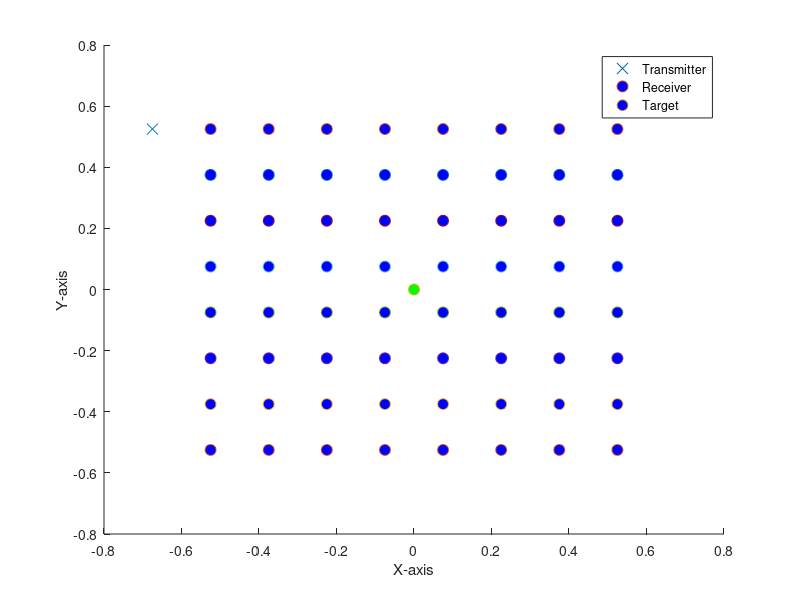
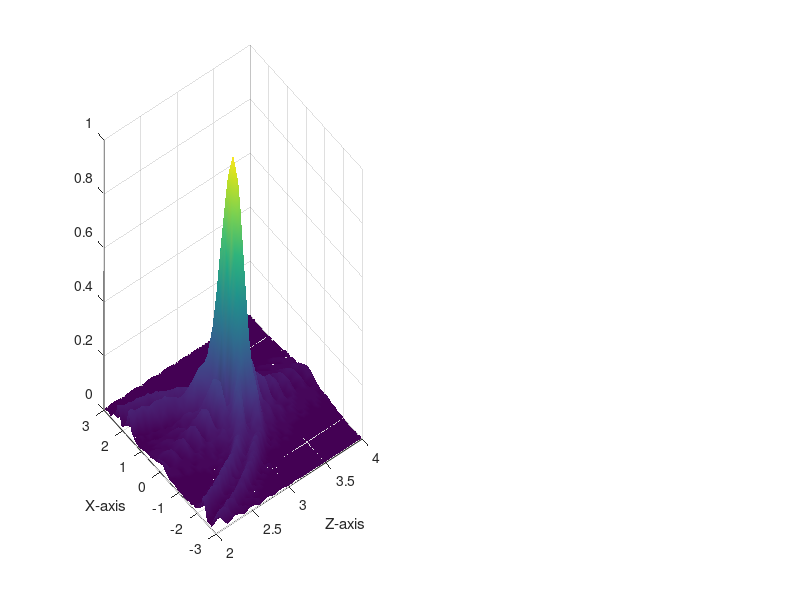

These charts were generated, in order, by the following MATLAB code: (Note: this script raises an error after producing the figures.)
clear;
close all;
clc; 

f = waitbar(0,'Please wait...');

% Start the timer
tic;

%% Defining all the parameters
z_coord = 0;
%Structure of T or a square
T = 0; % 1 if yes
%Numbers of antennas
N_Rx = 8; %Receiver on x-axis
N_Ry = 8; %Receiver on y-axis
N_Tx = 1;
N_Ty = 1;

Total_T = N_Ty*N_Tx;
Total_R = N_Ry*N_Rx;

%Frequency & Spacing
Nf = 101;  %always odd(impair)
c = 3e8;
f_min = 0.5e9;
f_max = 1.5e9;
bande_f = linspace(f_min,f_max,Nf); %If more than 1 frequency
fc = 1e9; %(f_max+f_min)/2;
lc = c/fc;
shannon = lc/2;
k  = 2*pi/lc;

%Length of the line
% Lx = shannon*N_Rx
Lx = 1.5;
Ly = 1;
space_Rx = Lx/N_Rx;
space_Ry = Ly/N_Ry;

%Finding the place of the receiving antennas centered on 0
minRx = (-1)*((N_Rx-1)*shannon)/2;
maxRx = ((N_Rx-1)*shannon)/2;
minRy = (-1)*((N_Ry-1)*shannon)/2;
maxRy = ((N_Ry-1)*shannon)/2;

%Finding the place of the transmitting antennas centered on 0
minTx = -1*(shannon*(N_Tx-1)*N_Rx)/2;
maxTx = (shannon*(N_Tx-1)*N_Rx)/2;
minTy = (-1)*((N_Ty-1)*shannon)/2;
maxTy = ((N_Ty-1)*shannon)/2;

%%%%%%%%%%%%%%%%%%%%%%%%%%%%%%%%%%%%%%%%%%%%%%%%%%%%%%%%%%%%%%%%%%%%%%%%%%%

%% Creating a coordinate for the receiving antennas
X_R = zeros(N_Rx,N_Ry,3);
if N_Ry == 1
    yR_coord = 0;
    for i = 1:N_Ry
        X_R(:,i,1) = linspace(minRx, maxRx,N_Rx); 
        X_R(:,i,2) = yR_coord; 
        X_R(:,i,3) = z_coord;
    end
else
    yR_coord = linspace(minRy,maxRy,N_Ry);
    for i = 1:N_Ry
        %X_R(:,i,1) = 0.3; 
        X_R(:,i,1) = linspace(minRx, maxRx,N_Rx); 
        X_R(:,i,2) = yR_coord(i); 
        X_R(:,i,3) = z_coord;
    end
end

%%%%%%%%%%%%%%%%%%%%%%%%%%%%%%%%%%%%%%%%%%%%%%%%%%%%%%%%%%%%%%%%%%%%%%%%%%%
%% Creating a coordinate for the transmitting antennas
X_T = zeros(N_Tx,N_Ty,3);

% If want to choose the placement of the transmittter
% X_T(1,:) = [0,0,0];
% X_T(2,:) = [0,0,0];

% If want to create a well coordinated transmittter 
% The transmitters are place at the end of the line for even number
% They are always centered on zero for odd number of transmitter
if N_Ty == 1
    yT_coord = 0;
    for i = 1:N_Ty
        X_T(:,i,1) = linspace(minTx, maxTx,N_Tx); 
        %X_T(:,i,1) = 0.3;
        X_T(:,i,2) = yT_coord; 
        X_T(:,i,3) = z_coord;
    end
else
    yT_coord = linspace(minTy,maxTy,N_Ty);
    for i = 1:N_Ty
        X_T(:,i,1) = linspace(minTx, maxTx,N_Tx); 
        X_T(:,i,2) = yT_coord(i); 
        X_T(:,i,3) = z_coord;
    end
end

X_T(1,1,1) = -0.675;
X_T(1,1,2) = 0.525;
X_T(1,1,3) = 0;

%%%%%%%%%%%%%%%%%%%%%%%%%%%%%%%%%%%%%%%%%%%%%%%%%%%%%%%%%%%%%%%%%%%%%%%%%%%
%% T shaped structure of receiving antennas

if T==1
    j=0;
    n = round(N_Rx/2);
    temp = X_R(:,:,:);
    X_R = X_R(n,:,:);
    for g=1:N_Rx
        X_R(2,g-j,:) = temp(g,n,:);
    end
    Total_R = n^2+1;
end

%%%%%%%%%%%%%%%%%%%%%%%%%%%%%%%%%%%%%%%%%%%%%%%%%%%%%%%%%%%%%%%%%%%%%%%%%%%
%% Placing a Target into the surface z = zc

N_cible = 1; %Number of target
%List of target(s) with its coordinates
X_C(1,1,:) = [0,0,3]; 
%X_C(2,1,:) = [1,0,5];
x_cible = X_C(1,1,1);
y_cible = X_C(1,1,2);
z_cible = X_C(1,1,3);

%%%%%%%%%%%%%%%%%%%%%%%%%%%%%%%%%%%%%%%%%%%%%%%%%%%%%%%%%%%%%%%%%%%%%%%%%%%
waitbar(.2,f,'Loading your data');
%% Distances for each Receiver with target
nR = size(X_R);
distancesList_R = zeros(nR(1),nR(2),N_cible);
for h = 1:N_cible
    for i = 1:nR(2)
        for j = 1:nR(1)
            distancesList_R(j,i,h) = sqrt((X_R(j,i,1) - X_C(h,1)).^2 + (X_R(j,i,2) - X_C(h,2)).^2 + (X_R(j,i,3) - X_C(h,3)).^2);
        end
    end
end
distancesList_R = reshape(distancesList_R,[Total_R,N_cible]);
% distances for each Receiver with target
nT = size(X_T);
distancesList_T = zeros(nT(1),nT(2),N_cible); % based on the number of transmitter on X and Y and number of targets
for h = 1:N_cible
    for i = 1:nT(2)
        for j = 1:nT(1)
            distancesList_T(j,i,h) = sqrt((X_T(j,i,1) - X_C(h,1)).^2 + (X_T(j,i,2) - X_C(h,2)).^2 + (X_T(j,i,3) - X_C(h,3)).^2);
        end
    end
end
distancesList_T = reshape(distancesList_T,[Total_T,N_cible]);
%%%%%%%%%%%%%%%%%%%%%%%%%%%%%%%%%%%%%%%%%%%%%%%%%%%%%%%%%%%%%%%%%%%%%%%%%%%

%% Paramaters for the voxels

% L_XVoxels = 6;
XVoxels_min = -3;
XVoxels_max = 3;
N_XVoxels = 51;

% L_ZVoxels = 6;
ZVoxels_min = 2;
ZVoxels_max = 4;
N_ZVoxels = 51; 

YVoxels_min =  -3;
YVoxels_max = 3;
N_YVoxels = 51; 

XV = linspace(XVoxels_min, XVoxels_max,N_XVoxels);
ZV = linspace(ZVoxels_min, ZVoxels_max,N_ZVoxels);
YV = linspace(YVoxels_min, YVoxels_max,N_YVoxels);

%% Voxels for X-Z plane with Y cte
Voxels1 = zeros(N_XVoxels,N_ZVoxels,3);

yVoxels_coord = 0;
for i=1:N_XVoxels
    for j=1:N_ZVoxels
        Voxels1(i,j,1) = XV(i);
        Voxels1(i,j,2) = yVoxels_coord;
        Voxels1(i,j,3) = ZV(j);
    end
end

%%%%%%%%%%%%%%%%%%%%%%%%%%%%%%%%%%%%%%%%%%%%%%%%%%%%%%%%%%%%%%%%%%%%%%%%%%%
%% Voxels for X-Y plane with Z cte

Voxels2 = zeros(N_XVoxels,N_YVoxels,3);

zVoxels_coord = 3;
for i=1:N_XVoxels
    for j=1:N_YVoxels
        Voxels2(i,j,1) = XV(i);
        Voxels2(i,j,2) = YV(j);
        Voxels2(i,j,3) = zVoxels_coord;
    end
end
%%%%%%%%%%%%%%%%%%%%%%%%%%%%%%%%%%%%%%%%%%%%%%%%%%%%%%%%%%%%%%%%%%%%%%%%%%%
%% Voxels for Y-Z plane with X cte

Voxels3 = zeros(N_YVoxels,N_ZVoxels,3);

xVoxels_coord = 0;
for i=1:N_YVoxels
    for j=1:N_ZVoxels
        Voxels3(i,j,1) = xVoxels_coord;
        Voxels3(i,j,2) = YV(i);
        Voxels3(i,j,3) = ZV(j);
    end
end
%%%%%%%%%%%%%%%%%%%%%%%%%%%%%%%%%%%%%%%%%%%%%%%%%%%%%%%%%%%%%%%%%%%%%%%%%%%
%% Distance between Transmitter and Voxels Ycte

nTV = size(X_T);
distancesList_TV1 = zeros(N_XVoxels,N_ZVoxels,nTV(1),nTV(2));
for h = 1:N_XVoxels
    for i = 1:N_ZVoxels 
        for j = 1:nTV(1) 
            for k=1:nTV(2)
            distancesList_TV1(h,i,j,k) = sqrt((X_T(j,k,1) - Voxels1(h,i,1)).^2 + (X_T(j,k,2) - Voxels1(h,i,2)).^2 + (X_T(j,k,3) - Voxels1(h,i,3)).^2);
            end
        end
    end
end

distancesList_TV1 = reshape(distancesList_TV1,[N_XVoxels,N_ZVoxels,Total_T]);

waitbar(.4,f,'Loading your data');
%% Distance between Receiver and Voxels Zcte
nRV = size(X_R);
distancesList_RV1 = zeros(N_XVoxels,N_ZVoxels,nRV(1),nRV(2));
for h = 1:N_XVoxels
    for i = 1:N_ZVoxels 
        for j = 1:nRV(1) 
            for k=1:nRV(2)
            distancesList_RV1(h,i,j,k) = sqrt((X_R(j,k,1) - Voxels1(h,i,1)).^2 + (X_R(j,k,2) - Voxels1(h,i,2)).^2 + (X_R(j,k,3) - Voxels1(h,i,3)).^2);
            end
        end
    end
end

distancesList_RV1 = reshape(distancesList_RV1,[N_XVoxels,N_ZVoxels,Total_R]);
%%%%%%%%%%%%%%%%%%%%%%%%%%%%%%%%%%%%%%%%%%%%%%%%%%%%%%%%%%%%%%%%%%%%%%%%%%%
%% Distance between Transmitter and Voxels Zcte

nTV = size(X_T);
distancesList_TV2 = zeros(N_XVoxels,N_YVoxels,nTV(1),nTV(2));
for h = 1:N_XVoxels
    for i = 1:N_YVoxels 
        for j = 1:nTV(1) 
            for k=1:nTV(2)
            distancesList_TV2(h,i,j,k) = sqrt((X_T(j,k,1) - Voxels2(h,i,1)).^2 + (X_T(j,k,2) - Voxels2(h,i,2)).^2 + (X_T(j,k,3) - Voxels2(h,i,3)).^2);
            end
        end
    end
end

distancesList_TV2 = reshape(distancesList_TV2,[N_XVoxels,N_YVoxels,Total_T]);

%% Distance between Receiver and Voxels
nRV = size(X_R);
distancesList_RV2 = zeros(N_XVoxels,N_YVoxels,nRV(1),nRV(2));
for h = 1:N_XVoxels
    for i = 1:N_YVoxels 
        for j = 1:nRV(1) 
            for k=1:nRV(2)
            distancesList_RV2(h,i,j,k) = sqrt((X_R(j,k,1) - Voxels2(h,i,1)).^2 + (X_R(j,k,2) - Voxels2(h,i,2)).^2 + (X_R(j,k,3) - Voxels2(h,i,3)).^2);
            end
        end
    end
end

distancesList_RV2 = reshape(distancesList_RV2,[N_XVoxels,N_YVoxels,Total_R]);
%%%%%%%%%%%%%%%%%%%%%%%%%%%%%%%%%%%%%%%%%%%%%%%%%%%%%%%%%%%%%%%%%%%%%%%%%%%
%% Distance between Transmitter and Voxels X cte

nTV = size(X_T);
distancesList_TV3 = zeros(N_YVoxels,N_ZVoxels,nTV(1),nTV(2));
for h = 1:N_YVoxels
    for i = 1:N_ZVoxels 
        for j = 1:nTV(1) 
            for k=1:nTV(2)
            distancesList_TV3(h,i,j,k) = sqrt((X_T(j,k,1) - Voxels3(h,i,1)).^2 + (X_T(j,k,2) - Voxels3(h,i,2)).^2 + (X_T(j,k,3) - Voxels3(h,i,3)).^2);
            end
        end
    end
end
distancesList_TV3 = reshape(distancesList_TV3,[N_YVoxels,N_ZVoxels,Total_T]);
%% Distance between Receiver and Voxels
nRV = size(X_R);
distancesList_RV3 = zeros(N_YVoxels,N_ZVoxels,nRV(1),nRV(2));
for h = 1:N_YVoxels
    for i = 1:N_ZVoxels 
        for j = 1:nRV(1) 
            for k=1:nRV(2)
            distancesList_RV3(h,i,j,k) = sqrt((X_R(j,k,1) - Voxels3(h,i,1)).^2 + (X_R(j,k,2) - Voxels3(h,i,2)).^2 + (X_R(j,k,3) - Voxels3(h,i,3)).^2);
            end
        end
    end
end
distancesList_RV3 = reshape(distancesList_RV3,[N_YVoxels,N_ZVoxels,Total_R]);
%%%%%%%%%%%%%%%%%%%%%%%%%%%%%%%%%%%%%%%%%%%%%%%%%%%%%%%%%%%%%%%%%%%%%%%%%%%
waitbar(.55,f,'Calculating Test field');
%%%%%%%%%%%%%%%%%%%%%%%%%%%%%%%%%%%%%%%%%%%%%%%%%%%%%%%%%%%%%%%%%%%%%%%%%%%
%% Champ Test
S = zeros(Nf,Total_T,Total_R,N_cible);

for l = 1:Nf
    for m = 1:Total_T%Number of Transmitter
        for n = 1:Total_R %Number of Receiver
                %S (frequence,which Transmitter,which receiver)
                %S(l,m,n) = exp(((-2i*pi*fc)/c)*(distancesList_T(m)+distancesList_R(n)));
                S(l,m,n,:) = exp(-2i*pi*(bande_f(l)/c)*(distancesList_T(m,:)+distancesList_R(n,:))); %bande_f(l)
        end
    end
end

S = sum(S,4);
%%%%%%%%%%%%%%%%%%%%%%%%%%%%%%%%%%%%%%%%%%%%%%%%%%%%%%%%%%%%%%%%%%%%%%%%%%%
waitbar(.6,f,'Calculating Image');
%%%%%%%%%%%%%%%%%%%%%%%%%%%%%%%%%%%%%%%%%%%%%%%%%%%%%%%%%%%%%%%%%%%%%%%%%%%

%% Image with Y constante 
% The formula of Image is taken from Microwave Imaging in Security-Two
% Decades in Innovation by Sherif S.Ahmed on page 193
Image_YCTE = zeros(Nf,N_XVoxels,N_ZVoxels);

for k = 1:Nf
    for n = 1:Total_T % Number of Transmitter
        for o = 1:Total_R % Number of Receiver
            Image_YCTE(k, :, :) = squeeze(Image_YCTE(k, :, :)) + S(k, n, o, :) *exp(((2i * pi * bande_f(k)) / c) * (distancesList_TV1(:, :, n) + distancesList_RV1(:, :, o))); % bande_f(l)
        end
    end
end

TotalImage_YCTE = sum(Image_YCTE,1);
%%%%%%%%%%%%%%%%%%%%%%%%%%%%%%%%%%%%%%%%%%%%%%%%%%%%%%%%%%%%%%%%%%%%%%%%%%%

%% Image with Z constante 
% The formula of Image is taken from Microwave Imaging in Security-Two
% Decades in Innovation by Sherif S.Ahmed on page 193
Image_ZCTE = zeros(Nf,N_XVoxels,N_YVoxels);

for k = 1:Nf
    for n = 1:Total_T %Number of Transmitter
        for o = 1:Total_R %Number of Receiver)
            Image_ZCTE(k, :, :) = squeeze(Image_ZCTE(k, :, :))+ S(k, n, o, :) * exp(((2i * pi * bande_f(k)) / c) * (distancesList_TV2(:, :, n) + distancesList_RV2(:, :, o))); % bande_f(l)
        end
    end
end

TotalImage_ZCTE = sum(Image_ZCTE,1);
%%%%%%%%%%%%%%%%%%%%%%%%%%%%%%%%%%%%%%%%%%%%%%%%%%%%%%%%%%%%%%%%%%%%%%%%%%%
%% Image with X constante 
% The formula of Image is taken from Microwave Imaging in Security-Two
% Decades in Innovation by Sherif S.Ahmed on page 193
Image_XCTE = zeros(Nf,N_YVoxels,N_ZVoxels);

for k = 1:Nf
    for n = 1:N_Tx*N_Ty %Number of Transmitter
        for o = 1:Total_R %Number of Receiver
            Image_XCTE(k, :, :) = squeeze(Image_XCTE(k, :, :))+ S(k, n, o, :) * exp(((2i * pi * bande_f(k)) / c) * (distancesList_TV3(:, :, n) + distancesList_RV3(:, :, o)));
        end
    end
end
TotalImage_XCTE = sum(Image_XCTE,1);
%%%%%%%%%%%%%%%%%%%%%%%%%%%%%%%%%%%%%%%%%%%%%%%%%%%%%%%%%%%%%%%%%%%%%%%%%%%
waitbar(.65,f,'Image construction');
%%%%%%%%%%%%%%%%%%%%%%%%%%%%%%%%%%%%%%%%%%%%%%%%%%%%%%%%%%%%%%%%%%%%%%%%%%%
%% Define a grid of points for the Antennas, Voxels and Target(s
%For Y cte
figure;
%subplot(1,3,1);
plot3(X_T(:,:,1), X_T(:,:,2), X_T(:,:,3), 'x', 'MarkerSize', 8, 'MarkerFaceColor', 'r');
hold on;
plot3(X_R(:,:,1), X_R(:,:,2), X_R(:,:,3), 'o', 'MarkerSize', 8, 'MarkerFaceColor', 'b');
plot3(X_C(:,1), X_C(:,2), X_C(:,3), 'o', 'MarkerSize', 8, 'MarkerFaceColor', 'g');
%plot3(Voxels1(:,:,1), Voxels1(:,:,2), Voxels1(:,:,3), 'o', 'MarkerSize', 8, 'MarkerFaceColor', 'y');
% Add labels and title
xlabel('X-axis');
ylabel('Y-axis');
zlabel('Z-axis');
legend('Transmitter', 'Receiver', 'Target', 'Location', 'Northeast');
%legend('Transmitter', 'Receiver', 'Target', 'Voxels', 'Location', 'Northeast');
view(0,90);
% 
% %For Z cte
% subplot(1,3,2);
% plot3(X_T(:,:,1), X_T(:,:,2), X_T(:,:,3), 'x', 'MarkerSize', 8, 'MarkerFaceColor', 'r');
% hold on;
% plot3(X_R(:,:,1), X_R(:,:,2), X_R(:,:,3), 'o', 'MarkerSize', 8, 'MarkerFaceColor', 'b');
% plot3(X_C(:,1), X_C(:,2), X_C(:,3), 'o', 'MarkerSize', 8, 'MarkerFaceColor', 'g');
% plot3(Voxels2(:,:,1), Voxels2(:,:,2), Voxels2(:,:,3), 'o', 'MarkerSize', 8, 'MarkerFaceColor', 'y');
% % Add labels and title
% xlabel('X-axis');
% ylabel('Y-axis');
% zlabel('Z-axis');
% % legend('Transmitter', 'Receiver', 'Target', 'Location', 'Northeast');
% legend('Transmitter', 'Receiver', 'Target', 'Voxels', 'Location', 'Northeast');
% view(0,90);
% 
% %For X cte
% subplot(1,3,3);
% plot3(X_T(:,:,1), X_T(:,:,2), X_T(:,:,3), 'x', 'MarkerSize', 8, 'MarkerFaceColor', 'r');
% hold on;
% plot3(X_R(:,:,1), X_R(:,:,2), X_R(:,:,3), 'o', 'MarkerSize', 8, 'MarkerFaceColor', 'b');
% plot3(X_C(:,1), X_C(:,2), X_C(:,3), 'o', 'MarkerSize', 8, 'MarkerFaceColor', 'g');
% plot3(Voxels3(:,:,1), Voxels3(:,:,2), Voxels3(:,:,3), 'o', 'MarkerSize', 8, 'MarkerFaceColor', 'y');
% % Add labels and title
% xlabel('X-axis');
% ylabel('Y-axis');
% zlabel('Z-axis');
% % legend('Transmitter', 'Receiver', 'Target', 'Location', 'Northeast');
% legend('Transmitter', 'Receiver', 'Target', 'Voxels', 'Location', 'Northeast');
% view(0,90);

%%%%%%%%%%%%%%%%%%%%%%%%%%%%%%%%%%%%%%%%%%%%%%%%%%%%%%%%%%%%%%%%%%%%%%%%%%%
waitbar(.8,f,'Plotting ');
%%%%%%%%%%%%%%%%%%%%%%%%%%%%%%%%%%%%%%%%%%%%%%%%%%%%%%%%%%%%%%%%%%%%%%%%%%%
%% Reshaping TotalImage to match the dimensions expected by surf
TotalImageReshaped_YCTE = reshape(abs(TotalImage_YCTE), [N_XVoxels,N_ZVoxels]);
max1 = max(max(TotalImageReshaped_YCTE));

TotalImageReshaped_ZCTE = reshape(abs(TotalImage_ZCTE), [N_XVoxels,N_YVoxels]);
max2 = max(max(TotalImageReshaped_ZCTE));

TotalImageReshaped_XCTE = reshape(abs(TotalImage_XCTE), [N_YVoxels,N_ZVoxels]);
max3 =max(max(TotalImageReshaped_XCTE));

Totalmax = [max1,max2,max3];
BigMax =max(Totalmax);
%% Create a scatter plot Y ct
% Create grids X and Z
[X1,Z1] = meshgrid(ZV, XV);

TotalImageReshaped_YCTE_Normalize =TotalImageReshaped_YCTE/BigMax;
% Find the maximum value and its indices
[maxValueY, maxIndexY] = max(TotalImageReshaped_YCTE_Normalize(:));
[rowY, colY] = ind2sub(size(TotalImageReshaped_YCTE_Normalize), maxIndexY);

% Plotting the 3D image with a heatmap colorbar
figure;
subplot(1,2,1);
surf(X1, Z1,TotalImageReshaped_YCTE_Normalize, 'EdgeColor', 'none');
shading("interp");
xlabel('Z-axis');
ylabel('X-axis');
title('3D Image Plot with Y cte=' + string(yVoxels_coord) +' of target on  [' + string(X_C(:,1)) + ',' + string(X_C(:,2)) + ',' + string(X_C(:,3)) + ']' );

% Adjusting view angle
view(90, -90); % Change the view angle as needed

% Adding a colorbar
colorbar;
caxis([0 1]);

dB = 20*log10(TotalImageReshaped_YCTE_Normalize);

subplot(1,2,2);
surf(X1, Z1, dB);
shading("interp");
xlabel('Z-axis');
ylabel('X-axis');
title('3D Image Plot with Y cte=' + string(yVoxels_coord) +' of target on  [' + string(X_C(:,1)) + ',' + string(X_C(:,2)) + ',' + string(X_C(:,3)) + ']' );
colorbar;
clim([-30 0]);
view(90, -90);
%% Create a scatter plot Z cte
% Create grids X and Z
[X2,Y2] = meshgrid(YV, XV);
TotalImageReshaped_ZCTE_Normalize =TotalImageReshaped_ZCTE/BigMax;

[maxValueZ, maxIndexZ] = max(TotalImageReshaped_ZCTE_Normalize(:));
[rowZ,colZ] = ind2sub(size(TotalImageReshaped_ZCTE_Normalize), maxIndexZ);

% Plotting the 3D image with a heatmap colorbar
figure;
subplot(1,2,1);
surf(X2, Y2, TotalImageReshaped_ZCTE_Normalize, 'EdgeColor', 'none');
shading("interp");
xlabel('Y-axis');
ylabel('X-axis');
title('3D Image Plot with Z cte = '+ string(zVoxels_coord) + ' of target on  [' + string(X_C(:,1)) + ',' + string(X_C(:,2)) + ',' + string(X_C(:,3)) + ']' );

% Adjusting view angle
view(90, -90); % Change the view angle as needed

% Adding a colorbar
colorbar;
caxis([0 1]);

subplot(1,2,2);
surf(X2, Y2, 20*log10(TotalImageReshaped_ZCTE_Normalize), 'EdgeColor', 'none');
shading("interp");
xlabel('Y-axis');
ylabel('X-axis');
title('3D Image Plot with Z cte = '+ string(zVoxels_coord) + ' of target on  [' + string(X_C(:,1)) + ',' + string(X_C(:,2)) + ',' + string(X_C(:,3)) + ']' );

colorbar;
caxis([-30 0]);
view(90, -90);
%% Create a scatter plot X cte
% Create grids Y and Z
[Y3,Z3] = meshgrid(ZV, YV);

TotalImageReshaped_XCTE_Normalize =TotalImageReshaped_XCTE/BigMax;

[maxValueX, maxIndexX] = max(TotalImageReshaped_XCTE_Normalize(:));
[rowX, colX] = ind2sub(size(TotalImageReshaped_XCTE_Normalize), maxIndexX);

% Plotting the 3D image with a heatmap colorbar
figure;
subplot(1,2,1);
surf(Y3, Z3, TotalImageReshaped_XCTE_Normalize , 'EdgeColor', 'none');
shading("interp");
xlabel('Z-axis');
ylabel('Y-axis');
title('3D Image Plot with X cte = ' + string(xVoxels_coord) + ' of target on  [' + string(X_C(:,1)) + ',' + string(X_C(:,2)) + ',' + string(X_C(:,3)) + ']' );

% Adjusting view angle
view(90, -90); % Change the view angle as needed

% Adding a colorbar
colorbar;
caxis([0 1]);

subplot(1,2,2);
surf(Y3, Z3, 20*log10(TotalImageReshaped_XCTE_Normalize ), 'EdgeColor', 'none');
shading("interp");
xlabel('Z-axis');
ylabel('Y-axis');
title('3D Image Plot with X cte = ' + string(xVoxels_coord) + ' of target on  [' + string(X_C(:,1)) + ',' + string(X_C(:,2)) + ',' + string(X_C(:,3)) + ']' );

colorbar;
caxis([-30 0]);
view(90, -90);
%%%%%%%%%%%%%%%%%%%%%%%%%%%%%%%%%%%%%%%%%%%%%%%%%%%%%%%%%%%%%%%%%%%%%%%%%%%
waitbar(1,f,'Finishing');
%% Stop the timer
elapsed_time = toc;
close(f);
% Display the elapsed time
disp(['Elapsed Time: ' num2str(elapsed_time) ' seconds']);